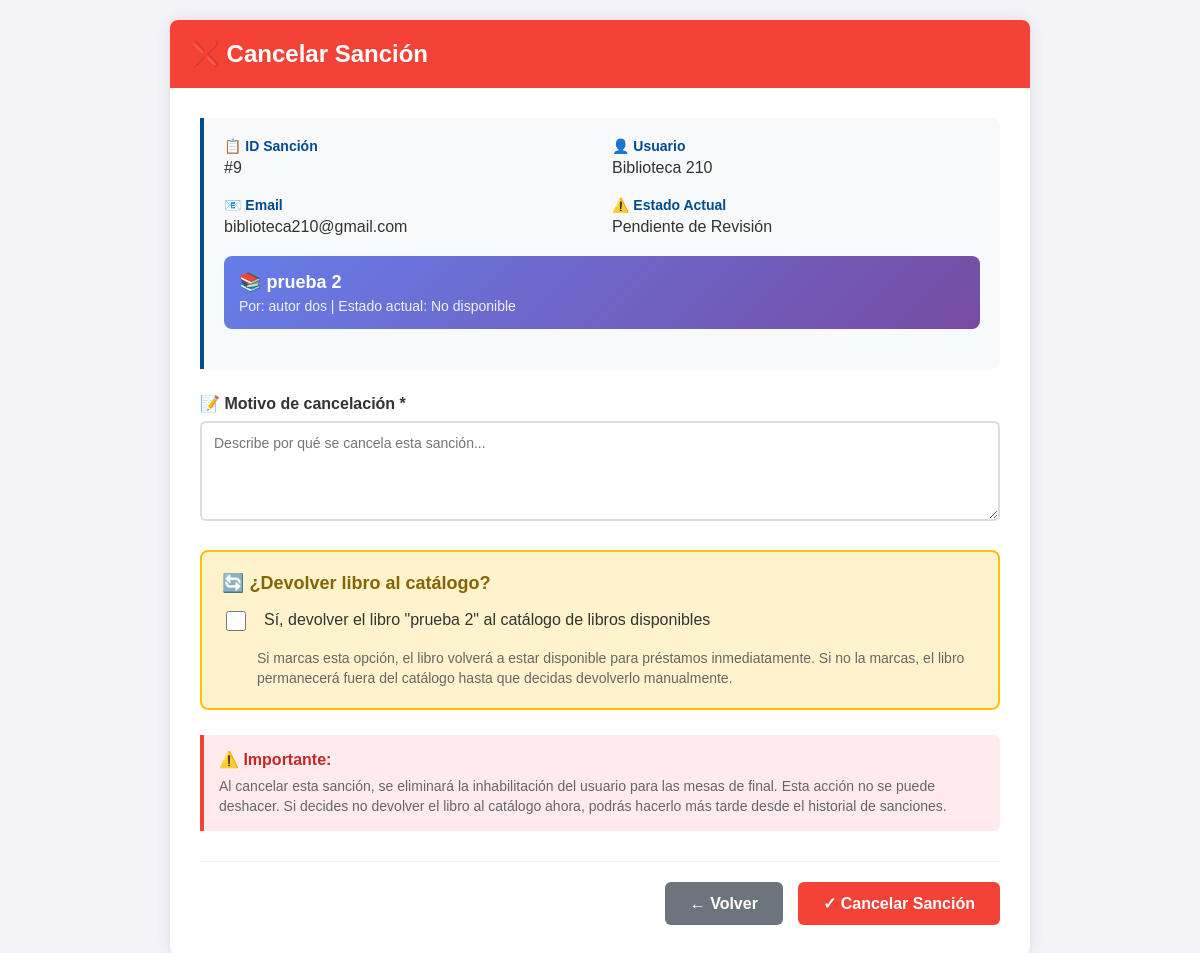
/libros/cancelar-sancion/9/ (signed in), run on the app's committed database.
### libros/models.py (models this page shows, shortened)
class Sancion(models.Model):
    TIPO_CHOICES = (
        ('inhabilitacion_mesas', 'Inhabilitación para Mesas de Final'),
        ('suspension_prestamos', 'Suspensión de Préstamos'),
    )
    ESTADO_CHOICES = (
        ('pendiente', 'Pendiente de Revisión'),
        ('confirmada', 'Confirmada'),
        ('cancelada', 'Cancelada'),
        ('cumplida', 'Cumplida/Finalizada'),
    )
    TIPO_USUARIO_SANCION_CHOICES = (
        ('alumno', 'Alumno'),
        ('docente', 'Docente'),
    )
    id_sancion = models.AutoField(primary_key=True)
    usuario = models.ForeignKey(Usuario, on_delete=models.CASCADE, related_name='sanciones')
    prestamo = models.ForeignKey(Prestamo, on_delete=models.CASCADE, related_name='sanciones')
    tipo_sancion = models.CharField(max_length=30, choices=TIPO_CHOICES, default='inhabilitacion_mesas')
    estado = models.CharField(max_length=15, choices=ESTADO_CHOICES, default='pendiente')
    tipo_usuario_sancion = models.CharField(
        max_length=10,
        choices=TIPO_USUARIO_SANCION_CHOICES,
        default='alumno',
        help_text="Tipo de usuario al que se aplica la sanción"
    )
    fecha_suspension_hasta = models.DateTimeField(
        null=True,
        blank=True,
        help_text="Fecha hasta la que está suspendido el docente (3 meses)"
    )
    acumulado_sanciones = models.IntegerField(
        default=0,
        help_text="Número de sanciones acumuladas del docente"
    )
    fecha_creacion = models.DateTimeField(auto_now_add=True)
    fecha_confirmacion = models.DateTimeField(null=True, blank=True)
    fecha_finalizacion = models.DateTimeField(null=True, blank=True)
    motivo = models.TextField(default='Préstamo vencido')
    observaciones_bibliotecaria = models.TextField(blank=True, null=True)
    libro_devuelto_catalogo = models.BooleanField(default=False)
    fecha_devolucion_catalogo = models.DateTimeField(null=True, blank=True)
    class Meta:
        ordering = ['-fecha_creacion']

class Usuario(AbstractBaseUser, PermissionsMixin):
    PERFIL_CHOICES = (
        ('alumno', 'Alumno'),
        ('bibliotecaria', 'Bibliotecaria'),
        ('docente', 'Docente'),
    )
    dni_validator = RegexValidator(
        regex=r'^\d{7,8}$',
        message='El DNI debe tener entre 7 y 8 dígitos.'
    )
    dni = models.CharField(max_length=8, unique=True, validators=[dni_validator])
    nombre = models.CharField(max_length=100)
    apellido = models.CharField(max_length=100)
    email = models.EmailField(unique=True)
    perfil = models.CharField(max_length=20, choices=PERFIL_CHOICES, default='alumno')
    fecha_registro = models.DateTimeField(auto_now_add=True)
    is_active = models.BooleanField(default=True)
    is_staff = models.BooleanField(default=False)
    objects = CustomUserManager()
    USERNAME_FIELD = 'dni'
    REQUIRED_FIELDS = ['nombre', 'apellido', 'email']
    def get_full_name(self):
        return f"{self.nombre} {self.apellido}"

class Inventario(models.Model):
    id_inventario = models.AutoField(primary_key=True)
    estado = models.CharField(max_length=255, null=True, default="Disponible")
    motivo_baja = models.CharField(max_length=255, null=True)
    descripcion = models.TextField(null=True)
    num_ejemplar = models.IntegerField(null=True)
    imagen_rota = models.ImageField(
        upload_to='imagenes_rota/', null=True, blank=True)

class Libro(Inventario):
    id_libro = models.AutoField(primary_key=True)
    titulo = models.CharField(max_length=255)
    autor = models.CharField(max_length=255)
    editorial = models.CharField(max_length=255)
    clasificacion_cdu = models.CharField(max_length=255, null=False, default='Sin clasificar')
    siglas_autor_titulo = models.CharField(max_length=255, null=False, default='ABC')
    num_inventario = models.IntegerField(null=False, default=1)
    resumen = models.TextField()
    etiqueta_palabra_clave = models.TextField(default='Roma,Historia,Clasica')
    sede = models.TextField(default='La Plata')
    disponibilidad = models.CharField(max_length=255, null=True, default="Disponible")
    observaciones = models.TextField(default='Esta es una observación')
    img = models.URLField()

class Inventario(models.Model):
    id_inventario = models.AutoField(primary_key=True)
    estado = models.CharField(max_length=255, null=True, default="Disponible")
    motivo_baja = models.CharField(max_length=255, null=True)
    descripcion = models.TextField(null=True)
    num_ejemplar = models.IntegerField(null=True)
    imagen_rota = models.ImageField(
        upload_to='imagenes_rota/', null=True, blank=True)

### libros/views.py (the view, shortened to what this page needs)
# urls.py: path('cancelar-sancion/<int:sancion_id>/', views.cancelar_sancion_con_modal, name='cancelar_sancion'),
@user_passes_test(es_bibliotecaria)
def cancelar_sancion_con_modal(request, sancion_id):
    sancion = get_object_or_404(Sancion, id_sancion=sancion_id)
    if sancion.estado not in ['pendiente', 'confirmada']:
        messages.error(request, f"La sanción no puede ser cancelada porque su estado actual es {sancion.get_estado_display()}.")
        return redirect('gestionar_sanciones')
    context = {
        'sancion': sancion,
        'libro': sancion.prestamo.libro,
        'usuario': sancion.usuario,
    }
    return render(request, 'libros/cancelar_sancion_con_modal.html', context)

### libros/views.py (called while the page is built)
def es_bibliotecaria(user):
    return user.is_authenticated and user.perfil == 'bibliotecaria'

### libros/templates/libros/cancelar_sancion_con_modal.html (shortened to what this page needs)
<!DOCTYPE html>
<html lang="es">
<head>
</head>
<body>
    <div class="container">
        <div class="header">
            <h1>
                ❌ Cancelar Sanción
            </h1>
        </div>
        <div class="info-card">
            <div class="info-grid">
                <div class="info-item">
                    <span class="info-label">📋 ID Sanción</span>
                    <span class="info-value">#{{ sancion.id_sancion }}</span>
                </div>
                <div class="info-item">
                    <span class="info-label">👤 Usuario</span>
                    <span class="info-value">{{ usuario.get_full_name }}</span>
                </div>
                <div class="info-item">
                    <span class="info-label">📧 Email</span>
                    <span class="info-value">{{ usuario.email }}</span>
                </div>
                <div class="info-item">
                    <span class="info-label">⚠️ Estado Actual</span>
                    <span class="info-value">{{ sancion.get_estado_display }}</span>
                </div>
            </div>
            <div class="libro-info">
                <div class="libro-titulo">📚 {{ libro.titulo }}</div>
                <div class="libro-detalle">Por: {{ libro.autor }} | Estado actual: {{ libro.estado }}</div>
            </div>
        </div>
        <form method="post">
            <div class="form-group">
                <label for="motivo_cancelacion" class="form-label">
                    📝 Motivo de cancelación *
                </label>
                <textarea
                    name="motivo_cancelacion"
                    id="motivo_cancelacion"
                    class="form-textarea"
                    placeholder="Describe por qué se cancela esta sanción..."
                    required></textarea>
            </div>
            <div class="checkbox-container">
                <div class="checkbox-header">
                    🔄 ¿Devolver libro al catálogo?
                </div>
                <div class="checkbox-wrapper">
                    <input type="checkbox" id="devolver_libro" name="devolver_libro" class="checkbox-input">
                    <label for="devolver_libro" class="checkbox-label">
                        Sí, devolver el libro "{{ libro.titulo }}" al catálogo de libros disponibles
                    </label>
                </div>
                <div class="checkbox-description">
                    Si marcas esta opción, el libro volverá a estar disponible para préstamos inmediatamente.
                    Si no la marcas, el libro permanecerá fuera del catálogo hasta que decidas devolverlo manualmente.
                </div>
            </div>
            <div class="warning-box">
                <div class="warning-text">⚠️ Importante:</div>
                <div class="warning-detail">
                    Al cancelar esta sanción, se eliminará la inhabilitación del usuario para las mesas de final.
                    Esta acción no se puede deshacer. Si decides no devolver el libro al catálogo ahora,
                    podrás hacerlo más tarde desde el historial de sanciones.
                </div>
            </div>
            <div class="button-group">
                <a href="{% url 'gestionar_sanciones' %}" class="btn btn-volver">
                    ← Volver
                </a>
                <button type="submit" class="btn btn-cancelar" onclick="return confirm('¿Estás seguro/a de que quieres cancelar esta sanción?')">
                    ✓ Cancelar Sanción
                </button>
            </div>
        </form>
    </div>
</body>
</html>

### libros/templates/libros/cancelar_sancion_con_modal.html (style rules this page uses)
body { font-family: 'Calibri', 'Arial', sans-serif; background-color: #f4f4f8; margin: 0; padding: 20px; }
.container { max-width: 800px; margin: 0 auto; background-color: white; padding: 30px; border-radius: 8px; box-shadow: 0 0 15px rgba(0, 0, 0, 0.1); }
.header { background-color: #f44336; color: white; padding: 20px; border-radius: 8px 8px 0 0; margin: -30px -30px 30px -30px; }
.header h1 { margin: 0; font-size: 24px; display: flex; align-items: center; gap: 10px; }
.info-card { background-color: #f8f9fa; border-left: 4px solid #004c8c; padding: 20px; margin-bottom: 25px; border-radius: 0 8px 8px 0; }
.info-grid { display: grid; grid-template-columns: 1fr 1fr; gap: 20px; margin-bottom: 20px; }
.info-item { display: flex; flex-direction: column; }
.info-label { font-weight: bold; color: #004c8c; margin-bottom: 5px; font-size: 14px; }
.info-value { color: #333; font-size: 16px; }
.form-group { margin-bottom: 20px; }
.form-label { display: block; font-weight: bold; color: #333; margin-bottom: 8px; font-size: 16px; }
.form-textarea { width: 100%; padding: 12px; border: 2px solid #ddd; border-radius: 6px; font-size: 14px; font-family: inherit; resize: vertical; min-height: 100px; box-sizing: border-box; }
.checkbox-container { background-color: #fff3cd; border: 2px solid #ffc107; border-radius: 8px; padding: 20px; margin: 25px 0; }
.checkbox-header { display: flex; align-items: center; gap: 10px; margin-bottom: 15px; font-weight: bold; color: #856404; font-size: 18px; }
.checkbox-wrapper { display: flex; align-items: flex-start; gap: 15px; margin-bottom: 15px; }
.checkbox-input { width: 20px; height: 20px; accent-color: #004c8c; margin-top: 2px; }
.checkbox-label { font-size: 16px; color: #333; line-height: 1.4; }
.checkbox-description { font-size: 14px; color: #666; margin-top: 8px; padding-left: 35px; line-height: 1.4; }
.warning-box { background-color: #ffebee; border-left: 4px solid #f44336; padding: 15px; margin: 20px 0; border-radius: 0 6px 6px 0; }
.warning-text { color: #c62828; font-weight: bold; margin-bottom: 8px; }
.warning-detail { color: #666; font-size: 14px; line-height: 1.4; }
.button-group { display: flex; gap: 15px; justify-content: flex-end; margin-top: 30px; padding-top: 20px; border-top: 1px solid #eee; }
.btn { padding: 12px 25px; border: none; border-radius: 6px; font-size: 16px; font-weight: bold; cursor: pointer; text-decoration: none; display: inline-flex; align-items: center; gap: 8px; transition: all 0.2s ease; }
.btn-cancelar { background-color: #f44336; color: white; }
.btn-volver { background-color: #6c757d; color: white; }
.libro-info { background: linear-gradient(135deg, #667eea 0%, #764ba2 100%); color: white; padding: 15px; border-radius: 8px; margin-bottom: 20px; }
.libro-titulo { font-size: 18px; font-weight: bold; margin-bottom: 5px; }
.libro-detalle { font-size: 14px; opacity: 0.9; }

### data on the page
Sancion: id_sancion "9", estado "Pendiente de Revisión"
Usuario: get_full_name "Biblioteca 210", email "biblioteca210@gmail.com"
Libro: titulo "prueba 2", autor "autor dos"
Inventario: estado "No disponible"
